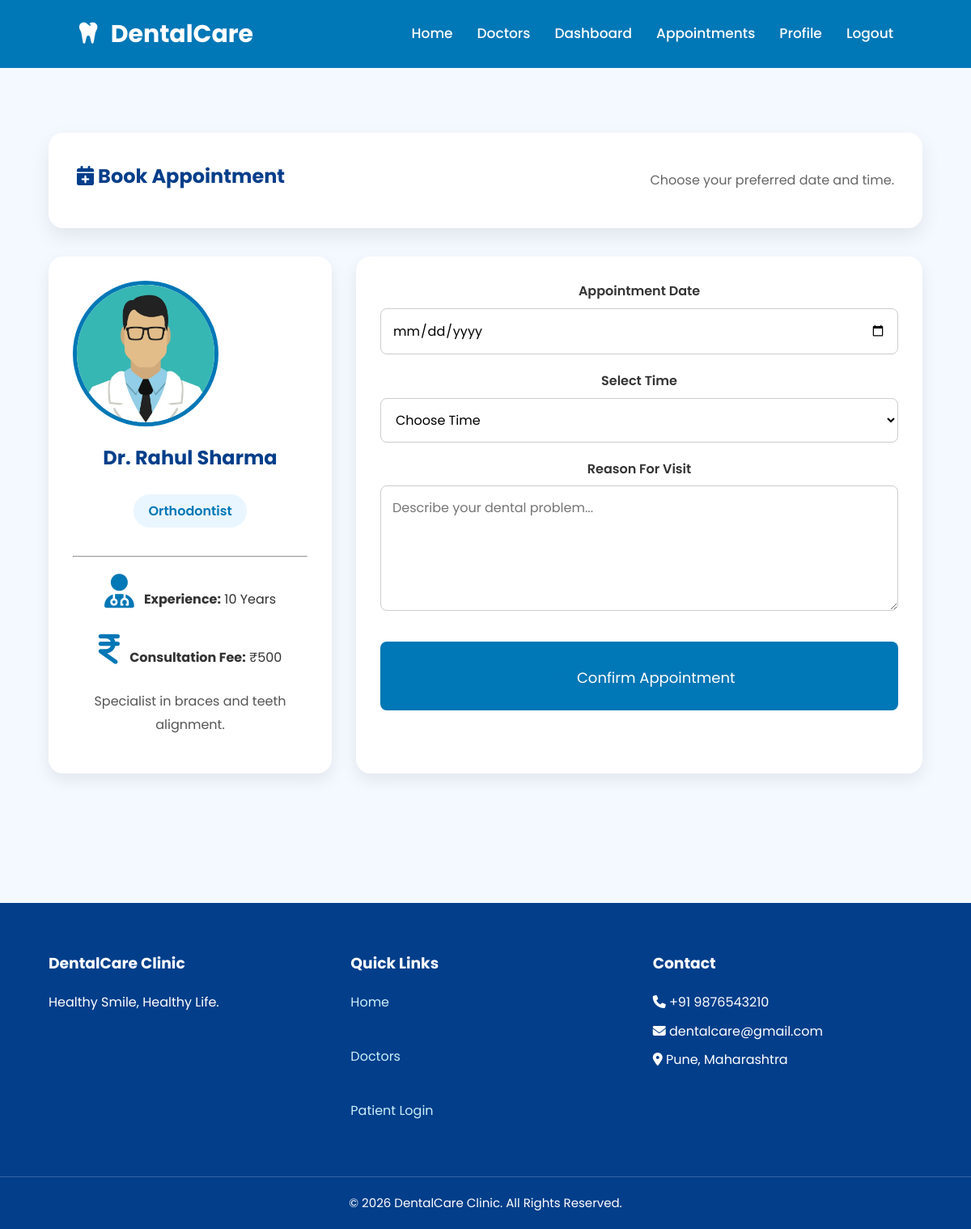
The page /booking/1 (signed in) on the database its author committed.
### tables this page shows
CREATE TABLE doctors(
        id INTEGER PRIMARY KEY AUTOINCREMENT,
        name TEXT NOT NULL,
        specialization TEXT NOT NULL,
        experience INTEGER,
        fees INTEGER,
        image TEXT,
        about TEXT
    );

### app.py (the view, shortened to what this page needs)
@app.route("/booking/<int:doctor_id>", methods=["GET", "POST"])
def booking(doctor_id):
    if "patient_id" not in session:
        return redirect(url_for("login"))
    conn = get_db_connection()
    doctor = conn.execute(
        "SELECT * FROM doctors WHERE id=?",
        (doctor_id,)
    ).fetchone()
    conn.close()
    return render_template(
        "booking.html",
        doctor=doctor
    )

### database.py (called while the page is built)
def get_db_connection():
    conn = sqlite3.connect(DATABASE)
    conn.row_factory = sqlite3.Row
    return conn

### templates/booking.html (shortened to what this page needs)
{% extends "layout.html" %}
{% block content %}
<section class="dashboard-section">
    <div class="container">
        <div class="dashboard-header">
            <h1>
                <i class="fa-solid fa-calendar-plus"></i>
                Book Appointment
            </h1>
            <p>
                Choose your preferred date and time.
            </p>
        </div>
        <div class="booking-grid">
            <div class="dashboard-card doctor-profile-card">
                <img
                    src="{{ url_for('static',
                    filename='images/' + doctor['image']) }}"
                    class="booking-doctor-img"
                    alt="{{ doctor['name'] }}"
                >
                <h2>{{ doctor['name'] }}</h2>
                <span class="specialization">
                    {{ doctor['specialization'] }}
                </span>
                <hr>
                <p>
                    <i class="fa-solid fa-user-doctor"></i>
                    <strong>Experience:</strong>
                    {{ doctor['experience'] }} Years
                </p>
                <p>
                    <i class="fa-solid fa-indian-rupee-sign"></i>
                    <strong>Consultation Fee:</strong>
                    ₹{{ doctor['fees'] }}
                </p>
                <p class="doctor-description">
                    {{ doctor['about'] }}
                </p>
            </div>
            <div class="dashboard-card">
                <form method="POST">
                    <div class="form-group">
                        <label>Appointment Date</label>
                        <input
                            type="date"
                            name="appointment_date"
                            required>
                    </div>
                    <div class="form-group">
                        <label>Select Time</label>
                        <select
                            name="appointment_time"
                            required>
                            <option value="">
                                Choose Time
                            </option>
                        </select>
                    </div>
                    <div class="form-group">
                        <label>Reason For Visit</label>
                        <textarea
                            name="reason"
                            rows="5"
                            placeholder="Describe your dental problem..."
                            required></textarea>
                    </div>
                    <button class="btn auth-btn">
                        <i class="fa-solid fa-calendar-check"></i>
                        Confirm Appointment
                    </button>
                </form>
            </div>
        </div>
    </div>
</section>
{% endblock %}

### static/css/style.css (style rules this page uses)
* { margin:0; padding:0; box-sizing:border-box; font-family:'Poppins',sans-serif; }
html { scroll-behavior:smooth; }
body { background:#f4f9ff; color:#333; line-height:1.6; }
img { max-width:100%; display:block; }
.container { width:90%; max-width:1200px; margin:auto; }
.btn { display:inline-block; background:#0077b6; color:#fff; padding:12px 24px; border-radius:8px; transition:.3s; border:none; cursor:pointer; }
section { padding:80px 8%; }
.doctor-description { flex:1; margin-bottom:20px; }
.form-group { margin-bottom:20px; }
.form-group label { display:block; font-weight:600; margin-bottom:8px; color:#333; }
.form-group input { width:100%; padding:14px; border:1px solid #ccc; border-radius:8px; font-size:16px; transition:.3s; box-sizing:border-box; }
.auth-btn { width:100%; margin-top:10px; padding:14px; font-size:18px; }
.form-group textarea { width:100%; padding:14px; border:1px solid #ccc; border-radius:8px; resize:vertical; min-height:140px; font-size:16px; font-family:'Poppins',sans-serif; box-sizing:border-box; }
.dashboard-section { padding:80px 0; background:#f4f9ff; }
.dashboard-header { background:#fff; padding:35px; border-radius:18px; display:flex; justify-content:space-between; align-items:center; margin-bottom:35px; box-shadow:0 10px 25px rgba(0,0,0,.08); flex-wrap:wrap; gap:20px; }
.dashboard-header h1 { color:#023e8a; margin-bottom:10px; }
.dashboard-header p { color:#666; }
.dashboard-card { background:#fff; border-radius:18px; padding:30px; text-align:center; box-shadow:0 8px 20px rgba(0,0,0,.08); }
.dashboard-card i { font-size:42px; color:#0077b6; margin-bottom:15px; }
.dashboard-card h2 { color:#023e8a; margin-bottom:10px; }
.booking-grid { display:grid; grid-template-columns:350px 1fr; gap:30px; margin-top:35px; }
.doctor-profile-card { text-align:center; }
.booking-doctor-img { width:180px; height:180px; border-radius:50%; object-fit:cover; border:5px solid #0077b6; margin-bottom:20px; }
.doctor-profile-card h2 { color:#023e8a; }
.specialization { display:inline-block; background:#eaf6ff; color:#0077b6; padding:8px 18px; border-radius:20px; margin:15px 0; font-weight:600; }
.doctor-profile-card hr { margin:20px 0; }
.doctor-profile-card p { margin:15px 0; line-height:1.8; }
.doctor-profile-card i { color:#0077b6; margin-right:8px; }
.doctor-description { margin-top:20px; color:#555; line-height:1.8; }
.form-group select { width:100%; padding:14px; border:1px solid #ccc; border-radius:8px; font-size:16px; background:#fff; box-sizing:border-box; }

### rows shown on the page
doctors: image (picture), name "Dr. Rahul Sharma", specialization "Orthodontist", experience "10", fees "500", about "Specialist in braces and teeth alignment."
